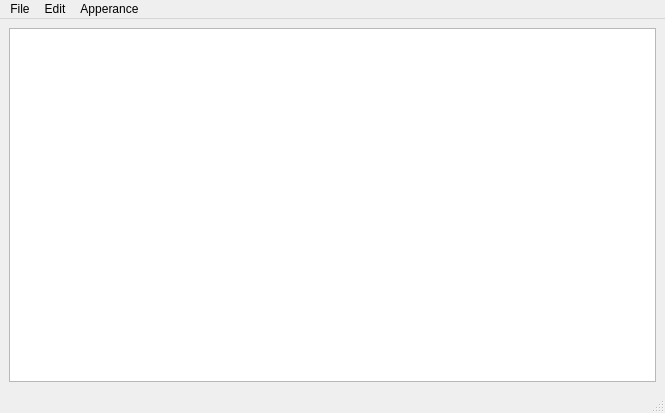
<?xml version="1.0" encoding="UTF-8"?>
<ui version="4.0">
 <class>MainWindow</class>
 <widget class="QMainWindow" name="MainWindow">
  <property name="geometry">
   <rect>
    <x>0</x>
    <y>0</y>
    <width>665</width>
    <height>413</height>
   </rect>
  </property>
  <property name="windowTitle">
   <string>MainWindow</string>
  </property>
  <property name="styleSheet">
   <string notr="true"/>
  </property>
  <widget class="QWidget" name="centralwidget">
   <layout class="QGridLayout" name="gridLayout">
    <item row="0" column="0">
     <widget class="QTextEdit" name="textEdit"/>
    </item>
   </layout>
  </widget>
  <widget class="QMenuBar" name="menubar">
   <property name="geometry">
    <rect>
     <x>0</x>
     <y>0</y>
     <width>665</width>
     <height>18</height>
    </rect>
   </property>
   <widget class="QMenu" name="menuFile">
    <property name="title">
     <string>File</string>
    </property>
    <addaction name="actionNew"/>
    <addaction name="actionOpen"/>
    <addaction name="separator"/>
    <addaction name="actionSave"/>
    <addaction name="actionSave_As"/>
   </widget>
   <widget class="QMenu" name="menuEdit">
    <property name="title">
     <string>Edit</string>
    </property>
    <addaction name="actionUndo"/>
    <addaction name="actionRedo"/>
    <addaction name="separator"/>
    <addaction name="actionCopy"/>
    <addaction name="actionCut"/>
    <addaction name="actionPaste"/>
   </widget>
   <widget class="QMenu" name="menuApperance">
    <property name="title">
     <string>Apperance</string>
    </property>
    <addaction name="actionDark_Mode"/>
    <addaction name="actionLight_Mode"/>
    <addaction name="separator"/>
    <addaction name="actionIncrease_Font_Size"/>
    <addaction name="actionDecrease_Font_Size"/>
   </widget>
   <addaction name="menuFile"/>
   <addaction name="menuEdit"/>
   <addaction name="menuApperance"/>
  </widget>
  <widget class="QStatusBar" name="statusbar"/>
  <action name="actionNew">
   <property name="text">
    <string>New</string>
   </property>
   <property name="shortcut">
    <string>Ctrl+N</string>
   </property>
  </action>
  <action name="actionSave">
   <property name="text">
    <string>Save</string>
   </property>
   <property name="shortcut">
    <string>Ctrl+S</string>
   </property>
  </action>
  <action name="actionSave_As">
   <property name="text">
    <string>Save as</string>
   </property>
  </action>
  <action name="actionUndo">
   <property name="text">
    <string>Undo</string>
   </property>
  </action>
  <action name="actionRedo">
   <property name="text">
    <string>Redo</string>
   </property>
  </action>
  <action name="actionCopy">
   <property name="text">
    <string>Copy</string>
   </property>
   <property name="shortcut">
    <string>Ctrl+C</string>
   </property>
  </action>
  <action name="actionCut">
   <property name="text">
    <string>Cut</string>
   </property>
   <property name="shortcut">
    <string>Ctrl+X</string>
   </property>
  </action>
  <action name="actionPaste">
   <property name="text">
    <string>Paste</string>
   </property>
   <property name="shortcut">
    <string>Ctrl+V</string>
   </property>
  </action>
  <action name="actionOpen">
   <property name="text">
    <string>Open</string>
   </property>
  </action>
  <action name="actionDark_Mode">
   <property name="text">
    <string>Dark Mode</string>
   </property>
  </action>
  <action name="actionLight_Mode">
   <property name="text">
    <string>Light Mode</string>
   </property>
  </action>
  <action name="actionIncrease_Font_Size">
   <property name="text">
    <string>Increase Font Size</string>
   </property>
  </action>
  <action name="actionDecrease_Font_Size">
   <property name="text">
    <string>Decrease Font Size</string>
   </property>
  </action>
 </widget>
 <resources/>
 <connections/>
</ui>
